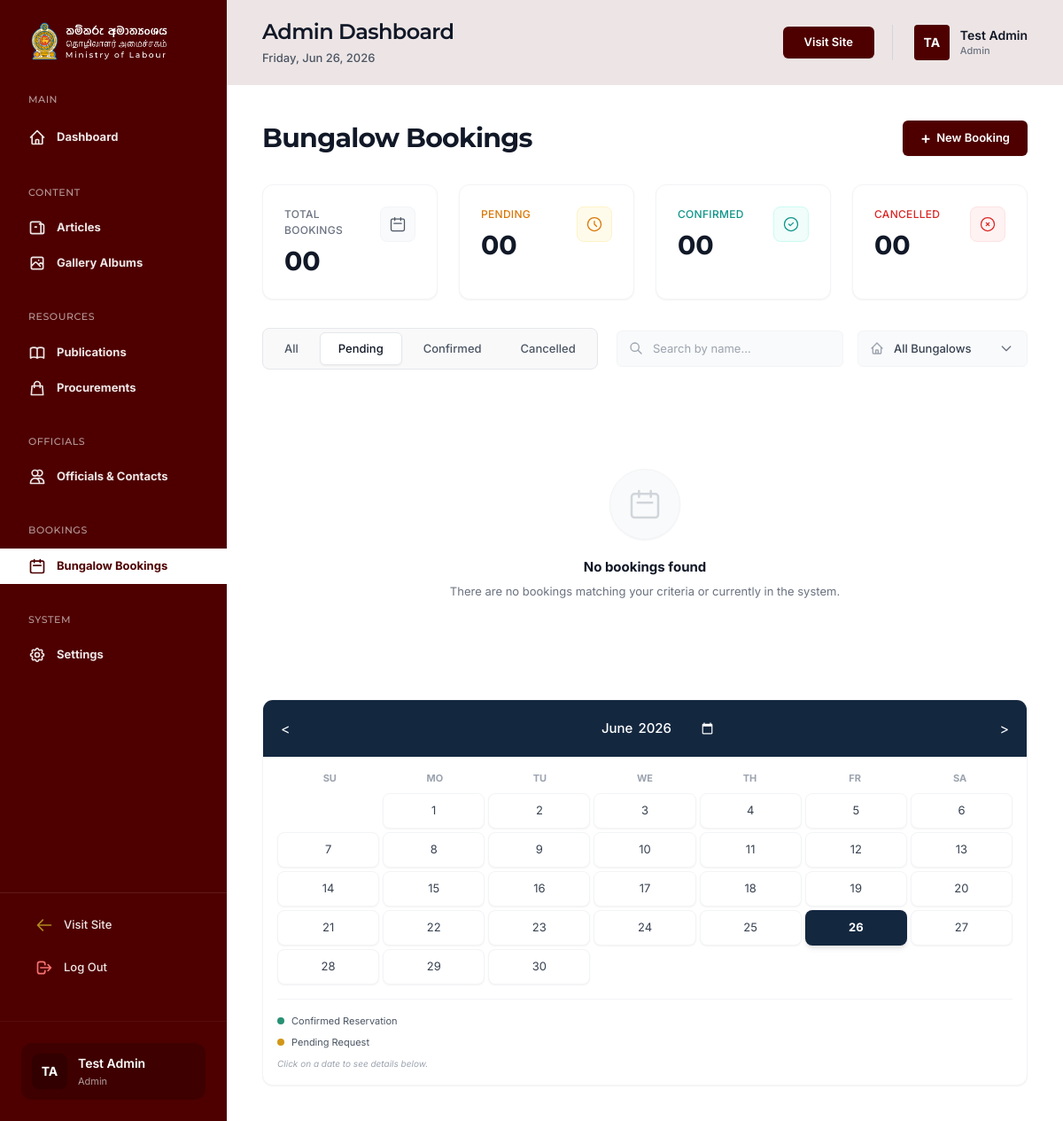
The app's page /admin/bungalow-bookings.php (signed in), older data.
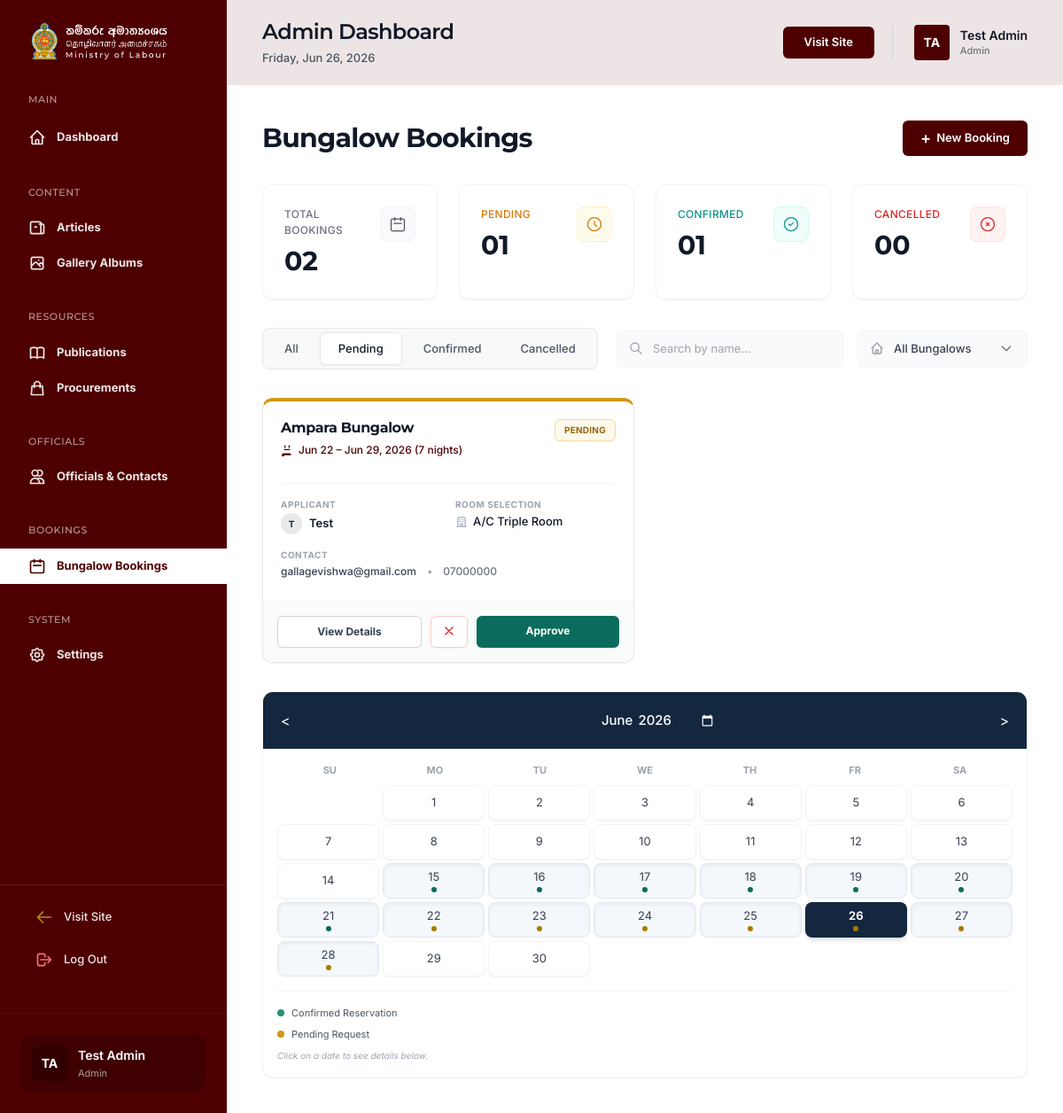
The same page, newer data.
### tables this page shows
CREATE TABLE `bookings` (
  `id` int(11) NOT NULL AUTO_INCREMENT,
  `bungalow_name` varchar(100) NOT NULL,
  `applicant_name` varchar(150) NOT NULL,
  `phone` varchar(50) NOT NULL,
  `email` varchar(150) NOT NULL,
  `room_type` varchar(100) NOT NULL,
  `no_of_rooms` int(11) NOT NULL DEFAULT 1,
  `start_date` date NOT NULL,
  `end_date` date NOT NULL,
  `status` enum('Pending','Confirmed','Cancelled') NOT NULL DEFAULT 'Pending',
  `created_at` timestamp NULL DEFAULT current_timestamp(),
  PRIMARY KEY (`id`)
);

### admin/includes/auth.php (called while the page is built, shortened)
<?php
function generateCsrfToken() {
    return $_SESSION['csrf_token'];
}
?>

### admin/bungalow-bookings.php (the view, shortened to what the rows shown need)
<?php
require_once 'includes/db.php';
require_once 'includes/auth.php';
$stmt = $pdo->query("SELECT * FROM bookings ORDER BY created_at DESC");
$bookings = $stmt->fetchAll();
$monthParam = $_GET['month'] ?? date('Y-m');
try {
    $firstDayOfMonth = new DateTime($monthParam . '-01');
} catch (Exception $e) {
    $firstDayOfMonth = new DateTime('first day of this month');
}
$lastDayOfMonth = (clone $firstDayOfMonth)->modify('last day of this month');
$daysInMonth = (int)$lastDayOfMonth->format('t');
$stmt = $pdo->prepare("SELECT * FROM bookings WHERE status IN ('Confirmed', 'Pending')");
$stmt->execute();
$allBookings = $stmt->fetchAll();
$bookedDates = [];
foreach ($allBookings as $b) {
    $periodStart = new DateTime($b['start_date']);
    $periodEnd = new DateTime($b['end_date']);
    $interval = new DateInterval('P1D');
    $period = new DatePeriod($periodStart, $interval, $periodEnd);
    foreach ($period as $dt) {
        $dateStr = $dt->format('Y-m-d');
        if (!isset($bookedDates[$dateStr])) {
            $bookedDates[$dateStr] = [];
        }
        $bookedDates[$dateStr][] = [
            'status' => $b['status'],
            'room' => ($b['room_type'] ?? 'Room') . (isset($b['no_of_rooms']) && $b['no_of_rooms'] > 1 ? ' (x' . $b['no_of_rooms'] . ')' : ''),
            'name' => $b['applicant_name']
        ];
    }
}
include 'includes/header.php';
?>
<div class="flex-1 flex flex-col min-w-0 bg-white relative z-10">
    <?php include 'includes/topbar.php'; ?>
    <main class="flex-1 overflow-x-hidden overflow-y-auto p-4 md:p-10">
        <div class="flex justify-between items-center mb-8">
            <h2 class="text-3xl font-bold font-montserrat text-gray-900">Bungalow Bookings</h2>
        </div>
        <div class="grid grid-cols-1 xl:grid-cols-4 gap-8">
                <div class="xl:col-span-3">
                <div class="grid grid-cols-1 lg:grid-cols-2 2xl:grid-cols-3 gap-6">
                    <?php if (empty($bookings)): ?>
                        <div class="col-span-full py-20 flex flex-col items-center justify-center text-center">
                            <div class="w-20 h-20 bg-gray-50 rounded-full flex items-center justify-center mb-5 border border-gray-100 shadow-sm">
                                <svg class="w-10 h-10 text-gray-300" fill="none" stroke="currentColor" viewBox="0 0 24 24"><path stroke-linecap="round" stroke-linejoin="round" stroke-width="1.5" d="M8 7V3m8 4V3m-9 8h10M5 21h14a2 2 0 002-2V7a2 2 0 00-2-2H5a2 2 0 00-2 2v12a2 2 0 002 2z"></path></svg>
                            </div>
                            <p class="text-[15px] font-bold text-gray-900 mb-1.5">No bookings found</p>
                            <p class="text-[13px] text-gray-500">There are no bookings matching your criteria or currently in the system.</p>
                        </div>
                    <?php else: ?>
                        <?php foreach ($bookings as $booking): ?>
                        <?php
                        $statusClass = '';
                        $borderAccent = '';
                        if ($booking['status'] === 'Pending') {
                            $statusClass = 'bg-[#FDF9ED] text-[#966708] border border-[#F5DE9B]';
                            $borderAccent = 'border-t-[#D19717]';
                        } elseif ($booking['status'] === 'Confirmed') {
                            $statusClass = 'bg-[#EDF7F4] text-[#166952] border border-[#A4D9C7]';
                            $borderAccent = 'border-t-[#289174]';
                        } elseif ($booking['status'] === 'Cancelled') {
                            $statusClass = 'bg-[#FCF1F2] text-[#9E212D] border border-[#F2B8BC]';
                            $borderAccent = 'border-t-[#D13645]';
                        }
                        $start = new DateTime($booking['start_date']);
                        $end = new DateTime($booking['end_date']);
                        $nights = $end->diff($start)->format("%a");
                        ?>
                        <div class="js-booking-card rounded-xl border border-gray-200 border-t-4 <?= $borderAccent ?> overflow-hidden shadow-sm hover:shadow-md bg-white flex flex-col transition-all duration-200 relative group">
                            <div class="px-5 pt-5 pb-4">
                                <div class="flex justify-between items-start mb-3">
                                    <div>
                                        <h3 class="font-bold text-gray-900 text-[16px] leading-tight"><span class="js-bungalow-name"><?= htmlspecialchars($booking['bungalow_name']) ?></span> Bungalow</h3>
                                        <div class="flex items-center text-[#4E0000] text-[12px] font-medium mt-1.5">
                                            <svg class="w-3.5 h-3.5 mr-1.5" fill="none" stroke="currentColor" viewBox="0 0 24 24"><path stroke-linecap="round" stroke-linejoin="round" stroke-width="2" d="M8 7V3m8 4V3m-9 8h10M5 21h14a2 2 0 00-2-2H5a2 2 0 00-2 2v12a2 2 0 002 2z"></path></svg>
                                            <?= date('M j', strtotime($booking['start_date'])) ?> – <?= date('M j, Y', strtotime($booking['end_date'])) ?> (<?= $nights ?> nights)
                                        </div>
                                    </div>
                                    <span class="js-status-pill px-2.5 py-1 rounded-md text-[10px] font-bold tracking-wide uppercase <?= $statusClass ?> shadow-sm"><?= htmlspecialchars($booking['status']) ?></span>
                                </div>
                            </div>
                            <div class="px-5 pb-6 flex-1">
                                <div class="grid grid-cols-2 gap-y-4 gap-x-4 pt-4 border-t border-gray-100">
                                    <div class="col-span-2 sm:col-span-1">
                                        <p class="text-[10px] uppercase text-gray-400 font-bold tracking-wider mb-0.5">Applicant</p>
                                        <div class="flex items-center">
                                            <div class="w-6 h-6 rounded-full bg-[#13273F]/10 text-[#13273F] flex items-center justify-center text-[10px] font-bold mr-2 shrink-0">
                                                <?= htmlspecialchars(substr($booking['applicant_name'] ?? 'A', 0, 1)) ?>
                                            </div>
                                            <span class="js-applicant-name font-semibold text-gray-900 text-[13px] truncate"><?= htmlspecialchars($booking['applicant_name'] ?? '') ?></span>
                                        </div>
                                    </div>
                                    <div class="col-span-2 sm:col-span-1">
                                        <p class="text-[10px] uppercase text-gray-400 font-bold tracking-wider mb-0.5">Room Selection</p>
                                        <p class="font-medium text-gray-700 text-[13px] flex items-center">
                                            <span class="truncate text-gray-900" title="<?= htmlspecialchars($booking['room_type'] ?? '') ?>">
                                                <?= htmlspecialchars($booking['room_type'] ?? '') ?>
                                            </span>
                                        </p>
                                    </div>
                                    <div class="col-span-2">
                                        <p class="text-[10px] uppercase text-gray-400 font-bold tracking-wider mb-0.5">Contact</p>
                                        <div class="flex flex-col sm:flex-row sm:items-center sm:gap-3 mt-0.5">
                                            <p class="font-medium text-gray-700 text-[12px] truncate" title="<?= htmlspecialchars($booking['email'] ?? '') ?>"><?= htmlspecialchars($booking['email'] ?? 'No email') ?></p>
                                            <p class="font-medium text-gray-400 text-[12px] hidden sm:block">•</p>
                                            <p class="font-medium text-gray-500 text-[12px]"><?= htmlspecialchars($booking['phone'] ?? '') ?></p>
                                        </div>
                                    </div>
                                </div>
                            </div>
                            <div class="bg-gray-50/80 p-4 border-t border-gray-100 flex gap-2.5">
                                <button type="button" onclick="openViewModal(<?= htmlspecialchars(json_encode($booking)) ?>)" class="flex-1 py-2 bg-white border border-gray-300 rounded-md text-gray-700 font-bold text-[12px] hover:bg-gray-50 hover:text-gray-900 transition-all shadow-sm">View Details</button>
                                <?php if ($booking['status'] === 'Pending'): ?>
                                    <a href="bungalow-bookings?action=reject&id=<?= $booking['id'] ?>&csrf_token=<?= generateCsrfToken() ?>" onclick="return confirm('Are you sure you want to cancel this booking?');" class="px-3 py-2 bg-white border border-red-200 text-red-600 rounded-md font-bold text-[12px] hover:bg-red-50 transition-all shadow-sm" title="Reject">
                                        <svg class="w-4 h-4" fill="none" stroke="currentColor" viewBox="0 0 24 24"><path stroke-linecap="round" stroke-linejoin="round" stroke-width="2" d="M6 18L18 6M6 6l12 12"></path></svg>
                                    </a>
                                    <a href="bungalow-bookings?action=approve&id=<?= $booking['id'] ?>&csrf_token=<?= generateCsrfToken() ?>" onclick="return confirm('Are you sure you want to approve this booking?');" class="flex-1 py-2 bg-[#0A6C5B] text-white text-center rounded-md font-bold text-[12px] hover:bg-[#085a4c] transition-all shadow-sm">Approve</a>
                                <?php endif; ?>
                            </div>
                        </div>
                        <?php endforeach; ?>
                    <?php endif; ?>
                </div>
            </div>
            <div class="xl:col-span-1 space-y-4">
                <div class="bg-white rounded-xl border border-gray-100 shadow-sm overflow-hidden sticky top-8">
                    <div class="p-4">
                        <div class="grid grid-cols-7 gap-1">
                            <?php
                            for ($day = 1; $day <= $daysInMonth; $day++) {
                                $dateStr = clone $firstDayOfMonth;
                                $dateStr->modify("+" . ($day - 1) . " days");
                                $dateKey = $dateStr->format('Y-m-d');
                                $isToday = ($dateKey === date('Y-m-d'));
                                $baseClass = 'bg-white border border-gray-100 hover:border-gray-300 shadow-sm cursor-pointer';
                                $textClass = 'text-gray-700';
                                $dotsHtml = '';
                                $jsonBookings = '[]';
                                if (isset($bookedDates[$dateKey])) {
                                    $dayBookings = $bookedDates[$dateKey];
                                    $jsonBookings = htmlspecialchars(json_encode($dayBookings));
                                    $dots = '';
                                    foreach ($dayBookings as $b) {
                                        if ($b['status'] === 'Confirmed') {
                                            $dots .= '<div class="w-1.5 h-1.5 rounded-full bg-[#0A6C5B]"></div>';
                                        } else {
                                            $dots .= '<div class="w-1.5 h-1.5 rounded-full bg-[#A67C00]"></div>';
                                        }
                                    }
                                    if (!empty($dots)) {
                                        $dotsHtml = '<div class="flex gap-1 justify-center mt-0.5">' . $dots . '</div>';
                                        $baseClass = 'bg-[#F4F7FB] border border-[#E1E8F0] hover:border-[#CBD5E1] shadow-inner cursor-pointer';
                                    }
                                }
                                if ($isToday) {
                                    $baseClass = 'bg-[#13273F] border-[#13273F] shadow-md cursor-pointer';
                                    $textClass = 'text-white font-bold';
                                }
                                echo '<div onclick="showDayDetails(\''.$dateKey.'\', this)" data-bookings="'.$jsonBookings.'" class="js-day-cell h-10 rounded-lg flex flex-col items-center justify-center transition-all duration-200 ' . $baseClass . '">';
                                echo '<span class="text-[13px] ' . $textClass . '">' . $day . '</span>';
                                echo $dotsHtml;
                                echo '</div>';
                            }
                            ?>
                        </div>
                    </div>
                </div>
            </div>
        </div>
    </main>
</div>
<?php include 'includes/footer.php'; ?>

Row changes from the older to the newer data that the page shows:
added bookings: bungalow_name "Ampara", start_date "Jun 22", end_date "Jun 29, 2026", nights "7", status "PENDING", applicant_name "T", applicant_name "Test", room_type "A/C Triple Room", email "gallagevishwa@gmail.com", phone "07000000"
added bookings: status "Confirmed" (drawn)
Text that changed along with them:
$totalBookings: "00" → "02"
$pendingBookings: "00" → "01"
$confirmedBookings: "00" → "01"
text no longer shown: "No bookings found There are no bookings matching your criteria or currently in the system."
